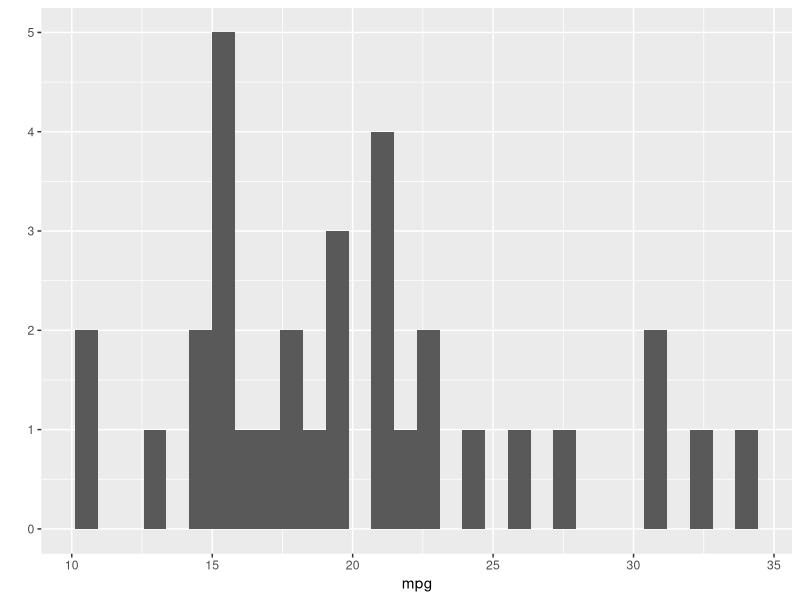
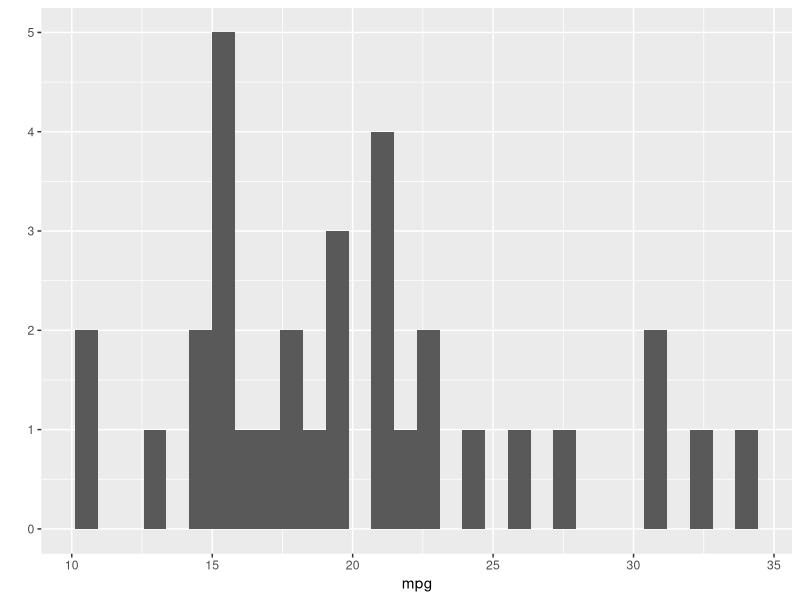
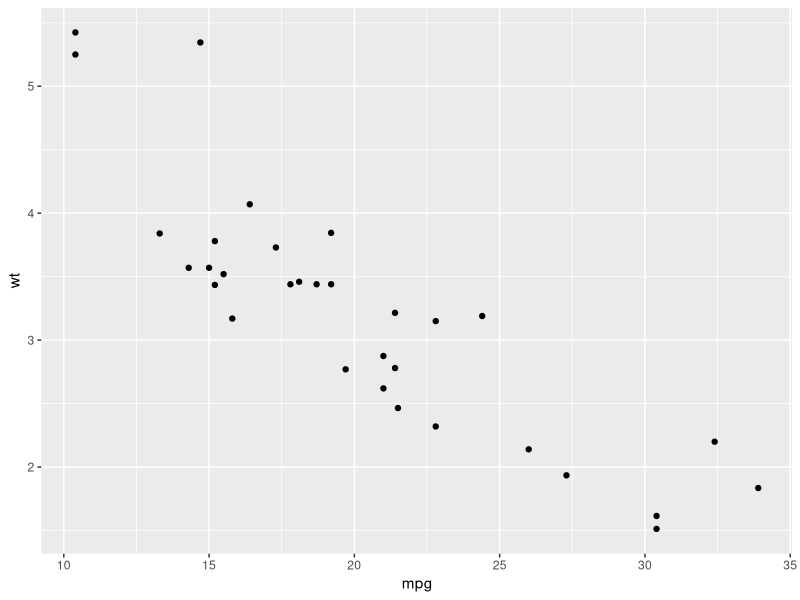
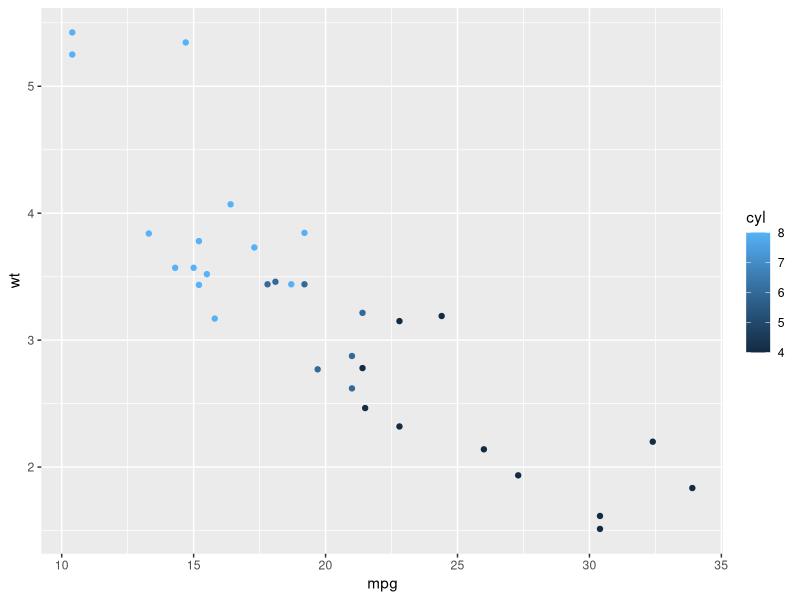
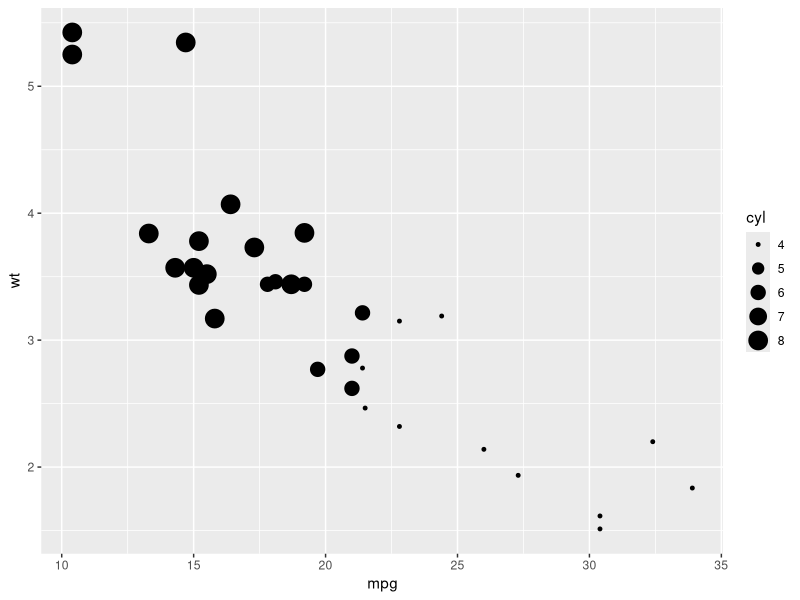
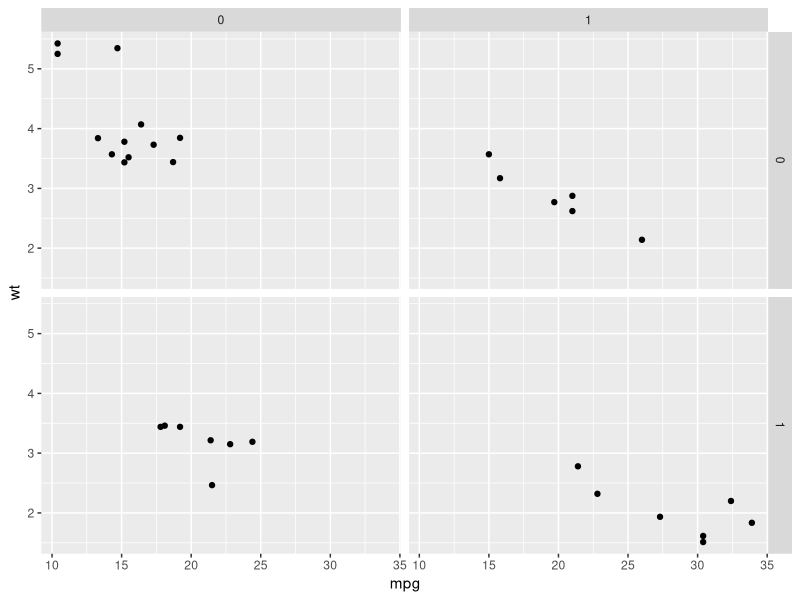
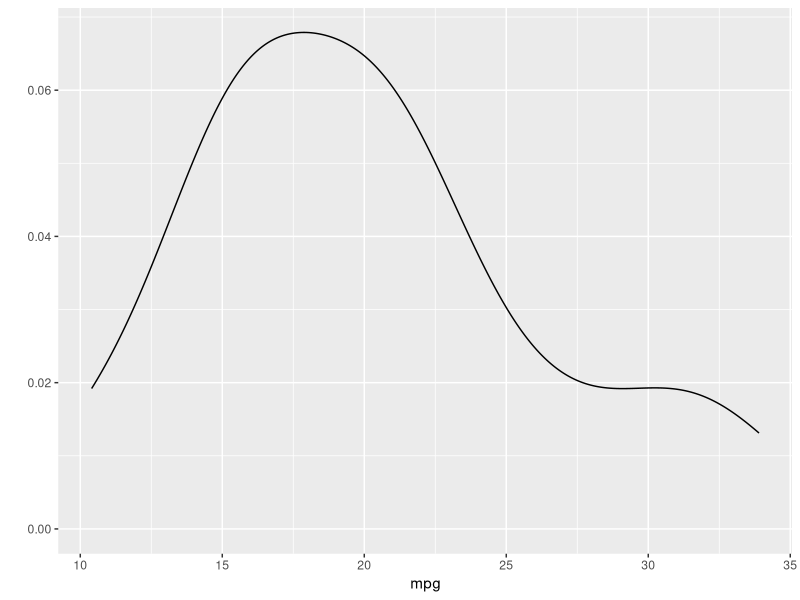
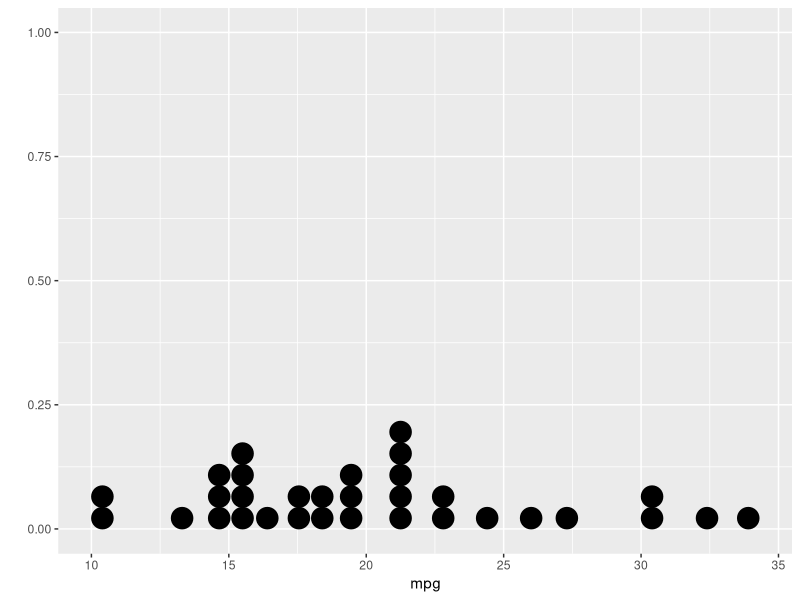

Generate these figures, in order, with R:
##############################################################
# Data Analysis - Visualizing Data Using ggplot2 Package     #
# IST 3420-Intro to Data Science & Management, Cui Zou       #
##############################################################

# Clean the environment
rm(list = ls())

###### Visualize Data Using ggplot2 Package ######
library(ggplot2)

str(mtcars)



## Quick Plotting ##

# Use default geoms
qplot(mpg, data = mtcars)
qplot(mpg, data = mtcars, geom="histogram")
# geom defaults to "point" if x and y are specified, and "histogram" if only x is specified.

qplot(mpg, wt, data = mtcars)
qplot(mpg, wt, data = mtcars, colour = cyl)
qplot(mpg, wt, data = mtcars, size = cyl)
qplot(mpg, wt, data = mtcars, facets = vs ~ am)

# Use different geoms
qplot(mpg, data = mtcars, geom = "density")
qplot(mpg, data = mtcars, geom = "dotplot")
qplot(cyl, mpg, data = mtcars, geom = "boxplot")
qplot(cyl, data = mtcars, geom = "bar")
qplot(mpg, wt, data = mtcars, geom = c("path","point"))
qplot(mpg, wt, data = mtcars, geom = "smooth")
qplot(mpg, wt, data = mtcars, geom=c("point", "smooth"))
qplot(mpg, wt, data = mtcars, geom=c("point", "smooth"), color = factor(cyl))
qplot(mpg, wt, data = mtcars, geom=c("point", "smooth"), shape = factor(cyl))

qplot(cyl, wt, data = mtcars, geom = c("boxplot", "point"))
qplot(factor(cyl), wt, data = mtcars, geom = c("boxplot", "jitter"))

## Use theme to customize display ##
p <- qplot(factor(cyl), wt, data = mtcars, geom = c("boxplot", "jitter"), fill = cyl)
# Use print(p) or simply use "p" to show the graphy p
print(p) 
p
# Use "+" to chain ggplot2 functions to draw the final graph
p + theme_bw()

p + theme_classic()

p + theme_bw() + 
  theme(axis.title=element_text(face="bold.italic", size="14", color="blue"),
        legend.position="bottom")



## Use ggplot() to Plot ##

# Construct basic plot
p1 <- ggplot(data = mtcars, aes(x = wt, y = mpg))
p2 <- ggplot(data = mtcars, aes(x = cyl, y = mpg))

# Plot points with default display style
p1 + geom_point()
p2 + geom_boxplot()

# Use different display
p1 + geom_point(size = 4)

p1 + geom_point(col = "blue")

p1 + geom_point(aes(col = cyl))

p1 + geom_point(col = "blue") + geom_line()

# Add smoothing line (by default using loess smoothing method)
p1 + geom_point(col = "blue") + geom_smooth()

# Add smoothing line using linear regression method
p1 + geom_point(col = "red") + geom_smooth(method = "lm")
p1 + geom_point(col = "red") + geom_smooth(method = "lm", se = FALSE)
p1 + geom_point(col = "red") + geom_smooth(method = "lm", se = FALSE) + theme_bw()

p1 + geom_point(aes(col = factor(cyl))) + 
  geom_smooth(method = "lm", se = FALSE) + theme_bw() +
  labs(title = "Relationship between Weight and MPG", x="Weight", y = "Miles per Gallon") +
  scale_color_discrete(name = "", labels = c("4 cylinders","6 cylinders", "8 cylinders"))

p1 + geom_point(aes(col = factor(am))) + 
  geom_smooth(method = "lm", se = FALSE) + theme_bw() +
  labs(title = "Relationship between Weight and MPG", x="Weight", y = "Miles per Gallon") +
  scale_color_discrete(name = "Tansmission")
